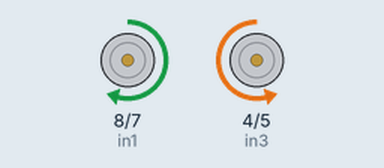
Bench run of a sketch on a simulated Arduino Uno, built with avr-gcc and run on an emulated ATmega328P. Parts: motor-driver pin pairs drawn as motors (green arrow = first pin HIGH = forward, orange = second pin HIGH = backward, longer = more drive, scaled by the enable pin).

Above: at 1.0 s.
At 2.5 s:
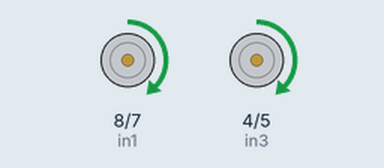
At 3.5 s:
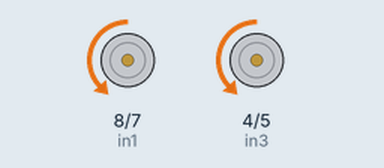
At 5.0 s:
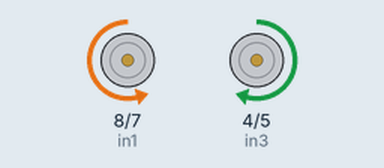
Timing chart, 0 to 7.8 s (numbered marks = the images above):
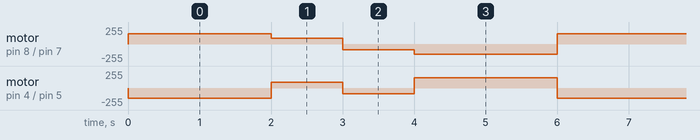

Measured:
- by itself, motor on pin 8 (in1) / pin 7 (in2): repeats every 6.0 s: forward 89/255 1.0 s, backward 89/255 1.0 s, backward 153/255 2.0 s, forward 153/255 2.0 s
- by itself, motor on pin 4 (in3) / pin 5 (in4): repeats every 6.0 s: forward 89/255 1.0 s, backward 89/255 1.0 s, forward 153/255 2.0 s, backward 153/255 2.0 s

The sketch:

VehicleTestProgram.ino
```cpp
//////////////////////////////////////////////////////////////////////////////////////
// INTEGRATION LAB-03:  VehicleTestProgram                                          //
//                                                                                  //
// This program is an open-loop control program that will test the construction and //
// wiring of a 2WDD (2-Wheel Differential Drive) vehicle.  By running the program,  //
// the vehicle should move forward, rotate to the right, rotate to the left, and    //
// move backward.  The vehicle should begin and end at the same place.              //
//////////////////////////////////////////////////////////////////////////////////////

//L298 Motor Controller Pin Assignment
// Motor A pin connections
int enA = 9;
int in1 = 8;
int in2 = 7;

// Motor B pin connections
int enB = 3;
int in3 = 4;
int in4 = 5;

void setup() {
  // Set all motor controller pins as outputs
  pinMode(enA, OUTPUT);
  pinMode(enB, OUTPUT);
  pinMode(in1, OUTPUT);
  pinMode(in2, OUTPUT);
  pinMode(in3, OUTPUT);
  pinMode(in4, OUTPUT);

  // Initial state - Turn off all the motors
  digitalWrite(in1, LOW);
  digitalWrite(in2, LOW);
  digitalWrite(in3, LOW);
  digitalWrite(in4, LOW);
}

void loop() {

  // Set PWM value for 60% of max speed - For PWM values varies between 0 (no speed) and 255 (full speed)
  analogWrite(enA, 153);
  analogWrite(enB, 153);

  // Rotate left and right wheels in clockwise (CW) direction - Move forward
  digitalWrite(in1, HIGH);
  digitalWrite(in2, LOW);
  digitalWrite(in3, LOW);
  digitalWrite(in4, HIGH);

  delay(2000); // move vehicle forward for 2 seconds

  // Set PWM value for 35% of max speed - For PWM values varies between 0 (no speed) and 255 (full speed)
  analogWrite(enA, 89);
  analogWrite(enB, 89);

  // Rotate left wheel clockwise (CW) and right wheel in anti-clockwise direction (CCW) - Spin clockwise/Rotate right
  digitalWrite(in1, HIGH);
  digitalWrite(in2, LOW);
  digitalWrite(in3, HIGH);
  digitalWrite(in4, LOW);

  delay(1000); // rotate vehicle to the right for 1 second

  // Set PWM value for 35% of max speed - For PWM values varies between 0 (no speed) and 255 (full speed)
  analogWrite(enA, 89);
  analogWrite(enB, 89);

  // Rotate left wheel anti-clockwise (CCW) and right wheel in clockwise direction (CW) - Spin anti-clockwise/Rotate left
  digitalWrite(in1, LOW);
  digitalWrite(in2, HIGH);
  digitalWrite(in3, LOW);
  digitalWrite(in4, HIGH);

  delay(1000); // rotate vehicle to the left for 1 second

  // Set PWM value for 60% of max speed - For PWM values varies between 0 (no speed) and 255 (full speed)
  analogWrite(enA, 153);
  analogWrite(enB, 153);

  // Rotate left and right wheels in anti-clockwise (CCW) direction - Move backward
  digitalWrite(in1, LOW);
  digitalWrite(in2, HIGH);
  digitalWrite(in3, HIGH);
  digitalWrite(in4, LOW);

  delay(2000); // move vehicle backward for 2 seconds
}
```
